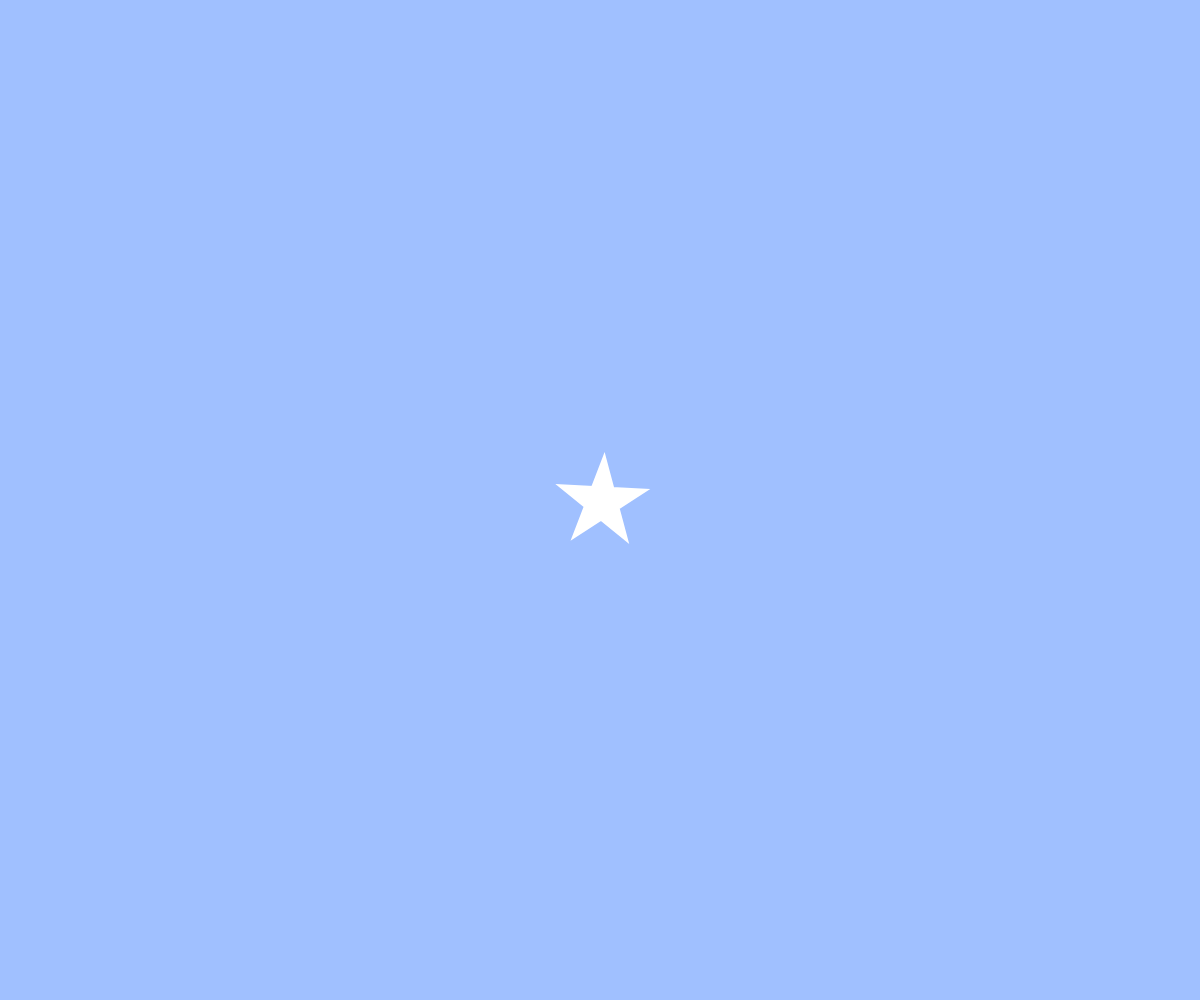
Frame 1 (no input)
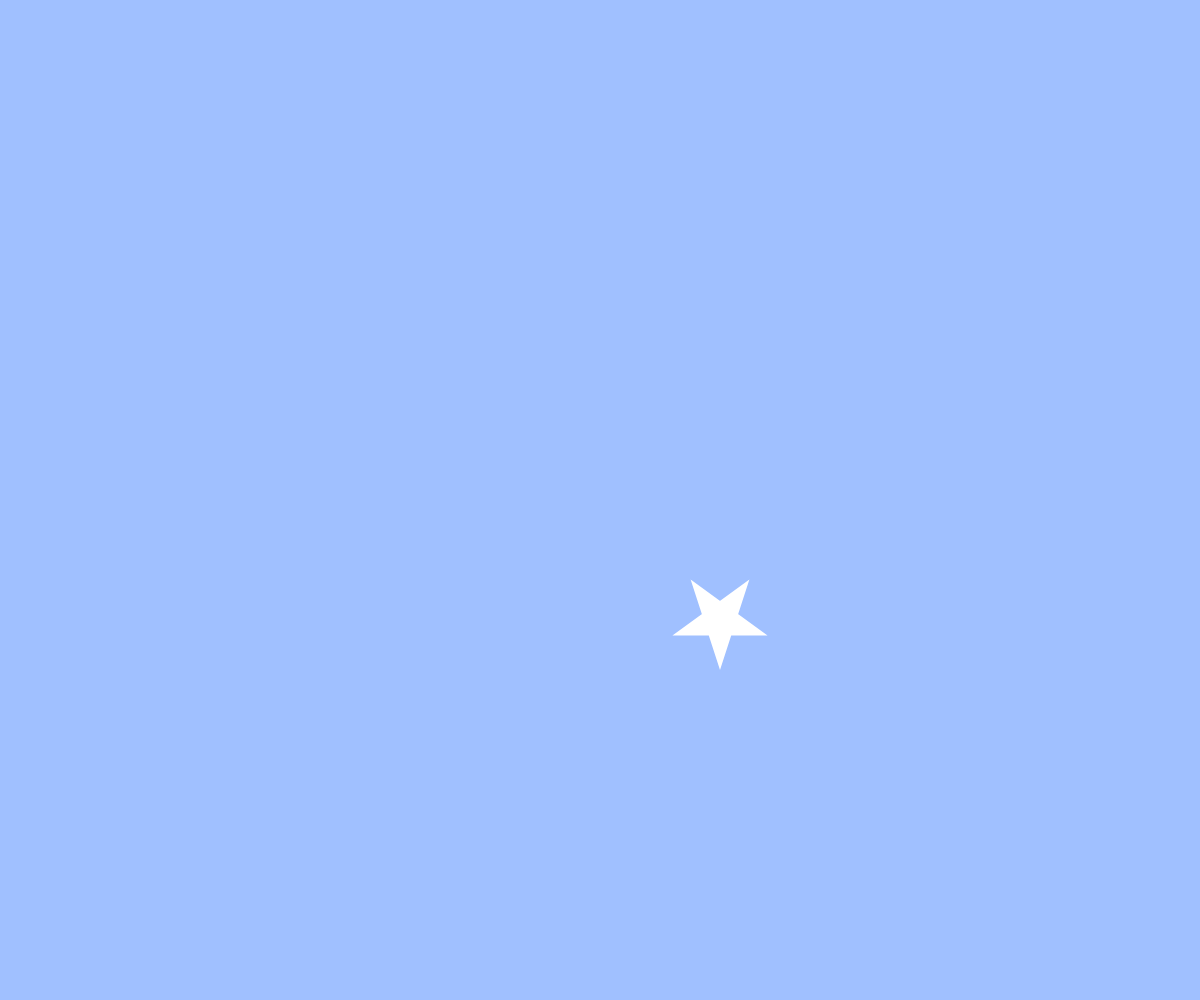
Frame 60 (no input)
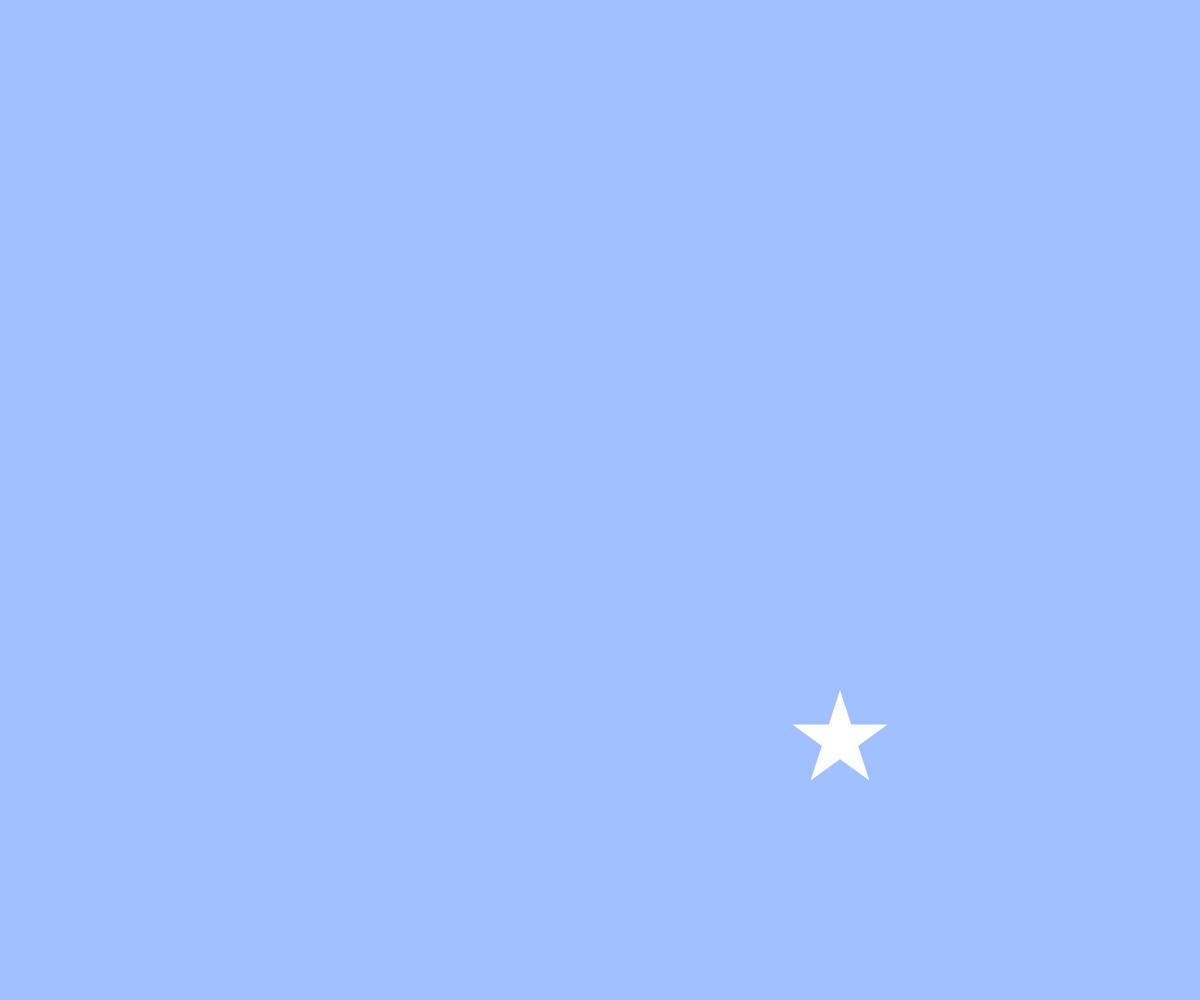
Frame 120 (the mouse pressed at the canvas centre since frame 60)

The p5.js sketch that drew these frames (run headless with seeded random() and noise() and a simulated clock; from frame 60 on, the mouse is pressed at the canvas centre):

// p5.js sketch
// ── sketch.js
// テキスト「アニメーション」
let x, y, vx, vy, angle;

function setup(){
  createCanvas(windowWidth, windowHeight);
  x = width / 2;
  y = height / 2;
  vx = 8;
  vy = 8;
  angle = 0;
}

function draw(){
  background(160, 192, 255);
   noStroke();
  angle += PI / 60;
  x = x + 2;
  y = y + 2;
  star(x, y, 50, angle);
  // BLANK[2] (hint: 作った star 関数を使います)

  // 端の処理パターン (1) 反対側から出てくる
  if(x > width){ x = 0; }
  else if(x < 0){ x = width; }
  if(y > height){ y = 0; }
  if(y < 0){ y = height; }
}

function star(cx, cy, r, angle){
  beginShape();
  for(var i = 0; i < 20; i++){
    var theta = TWO_PI * i * 2 / 5 - HALF_PI + angle;
    // BLANK[1] (hint: angle 分だけ星を回転させるには？)
    var x = cx + cos(theta) * r;
    var y = cy + sin(theta) * r;
    vertex(x,y);
  }
  endShape(CLOSE);
}

function windowResized(){
  resizeCanvas(windowWidth, windowHeight);
}
